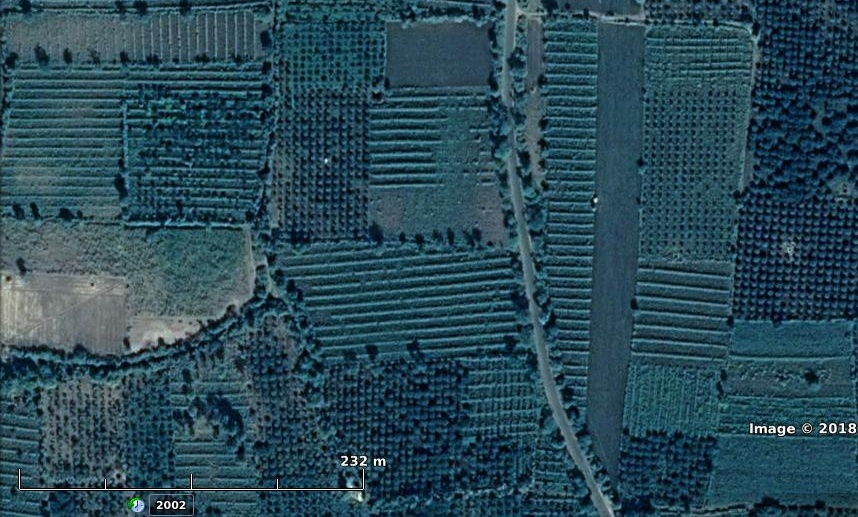
#> input picture data/21.42779823,78.4506958_2.jpg, 858 x 517 px, given in place of 21.42779823,78.4506958_1.jpg, which was not available
$ jupyter execute --allow-errors crop_image.ipynb
#> lines starting #> are read from the running program, lines starting #| are printed output that depends on the picture; pictures that were not available may be replaced by others from this repository, and a replacement may not be noted
[cell 1]
import cv2
import matplotlib.pyplot as plt

[cell 2]
img = cv2.imread("/home/arnav/Documents/trakt_projects/DeHaat/farm_segmentation/segmentation_merging/data/box_download/047c4e59-c75e-11e6-b349-02adcd2575fd/21.42779823,78.4506958_1.jpg")
#> img is the input picture: shape (517, 858, 3); mean B, G, R 86.4, 73.4, 40.7

[cell 3]
plt.imshow(img)

[cell 4]
img.shape
#> Out = (517, 858, 3)

[cell 5]
h,w,c = img.shape
#> h = 517; w = 858; c = 3

[cell 6]
cx,cy = w//2, h//2
#> cx = 429; cy = 258

[cell 7]
plt.imshow(img[cy:h,0:cx,:])
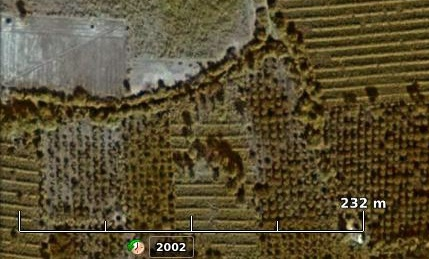
#> shown: shape (259, 429, 3); mean R, G, B 88.6, 77.8, 49.8

[cell 8]
img = img[cy:h,0:cx,:]

[cell 9]
gray_img = cv2.cvtColor(img, cv2.COLOR_BGR2GRAY)
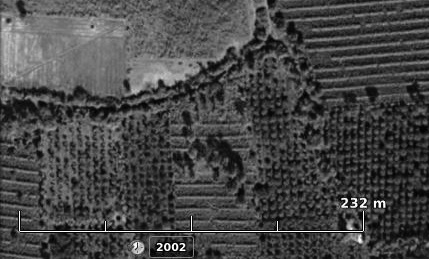
#> gray_img: shape (259, 429); min 0, max 255, mean 70.7

[cell 10]
plt.imshow(gray_img)

[cell 11]
gray_img.shape
#> Out = (259, 429)

[cell 12]
img_resize = cv2.resize(gray_img, (228,228),cv2.INTER_AREA)
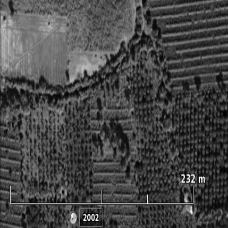
#> img_resize: shape (228, 228); min 2, max 252, mean 70.6

[cell 13]
plt.imshow(img_resize)

[cell 14]
label_box_key = "eyJhbGciOiJIUzI1NiIsInR5cCI6IkpXVCJ9.eyJ1c2VySWQiOiJjbHZyenh4YWMwZW9oMDd6ZGZ2cGphOGVrIiwib3JnYW5pemF0aW9uSWQiOiJjbHZyenh4YTQwZW9nMDd6ZGVtODhjbGM2IiwiYXBpS2V5SWQiOiJjbHdmMTZia3owMG03MDd4ZDZjOTAwd2pqIiwic2VjcmV0IjoiY2Y4MjRkZjA1OTE3YjMxYzk4ZWFkNDYxYWFhMDg2OGIiLCJpYXQiOjE3MTYyMTM0NDcsImV4cCI6MjM0NzM2NTQ0N30.vEIx8MGo31AX9-O-W4pSo3nF4UZD0rGaVL9g6UNwB2o"
import labelbox
#> (the rest of this cell did not finish here and is left out)

[cell 15]
#export_json[0]["data_row"]["external_id"]

#> (a cell that did not finish here is left out)

[cell 17]
import pandas as pd

[cell 18]
df = pd.DataFrame(columns=["image_path","digit_1","digit_2","digit_3"])

[cell 19]
rows = []
#> (the rest of this cell did not finish here and is left out)

[cell 20]
df = pd.DataFrame(rows)

[cell 21]
df

[cell 22]
df.tail(50)

[cell 23]
df.to_csv("../data/train_test.csv")

#> (a cell that did not finish here is left out)

[cell 25]
df.to_csv("../data/train_test.csv",index=False)

[cell 26]
from glob import glob

[cell 27]
img_list = glob("../data/*.jpg")

[cell 28]
len(img_list)

[cell 29]
img_list

[cell 30]
for im_path in img_list:
    im = cv2.imread(im_path)
    h,w,c = im.shape
    cx,cy = w//2,h//2
    im = im[cy:h,0:cx,:]
    cv2.imwrite(im_path,im)
#> pass 2 of the loop `for im_path in img_list:`:
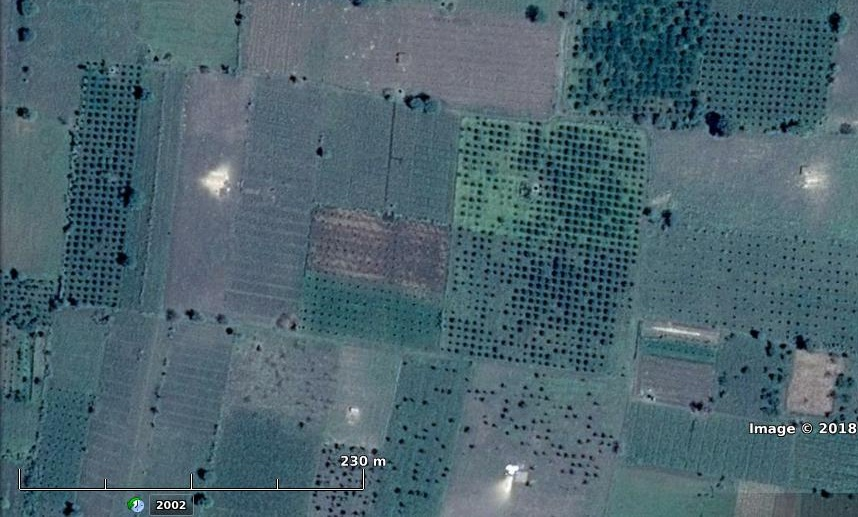
#> input picture data/21.42779823,78.4593958_4.jpg, 858 x 517 px
#> im is the input picture: shape (517, 858, 3); mean B, G, R 110.1, 100.5, 76.3
#> `im = im[cy:h,0:cx,:]`:
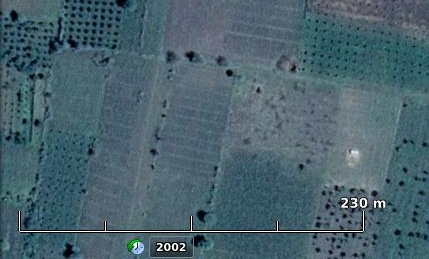
#> im: shape (259, 429, 3); mean B, G, R 108.8, 98.4, 73.6
#> pass 3 of the loop `for im_path in img_list:`:
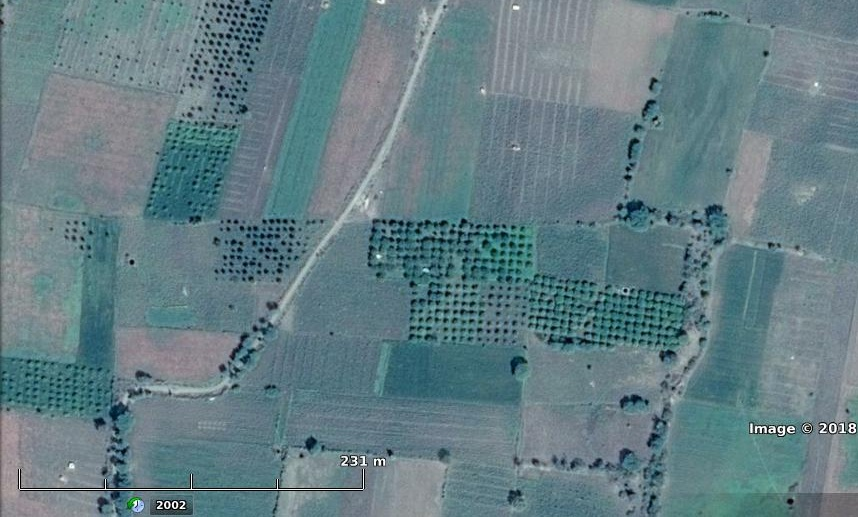
#> input picture data/21.42779823,78.4941958_5.jpg, 858 x 517 px
#> im is the input picture: shape (517, 858, 3); mean B, G, R 132.4, 125.8, 100.4
#> `im = im[cy:h,0:cx,:]`:
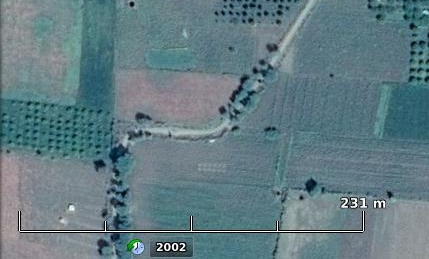
#> im: shape (259, 429, 3); mean B, G, R 131, 123.6, 98.4
#> the loop made 4 passes; the first 3 are shown
